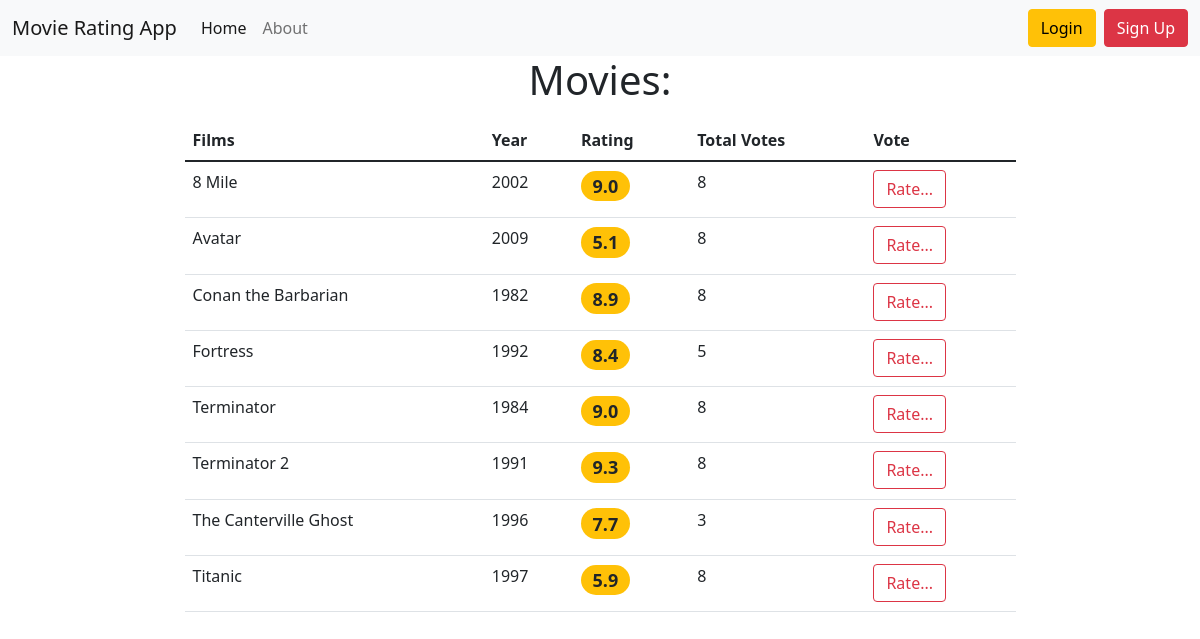
The page / on the database its author committed.
### movie_rating/models.py (models this page shows, shortened)
class Movie(models.Model):
    title = models.CharField(max_length=55, unique=True)
    slug = models.SlugField(unique=True)
    description = models.TextField()
    year = models.PositiveSmallIntegerField()
    country = models.CharField(max_length=20)
    is_active = models.BooleanField(default=True)
    def get_absolute_url(self):
        return reverse('detail', kwargs={'slug': self.slug})
    @property
    def average_rating(self):
        return self.rating.filter(is_active=True).aggregate(Avg('rating'))['rating__avg']
    @property
    def count_votes(self):
        return self.rating.filter(is_active=True).aggregate(Count('rating'))['rating__count']
    class Meta:
        ordering = ['title']

### movie_rating/views.py (the view)
# urls.py: path('', HomePage.as_view(), name="home"),
class HomePage(ListView):
    model = Movie
    template_name = 'movie_rating/home.html'
    context_object_name = 'movies'
    paginate_by = 15
    def get_context_data(self, *, object_list=None, **kwargs):
        context = super().get_context_data(**kwargs)
        context['title'] = 'Home page'
        return context
    def get_queryset(self):
        return Movie.objects.filter(is_active=True)

### movie_rating/templates/movie_rating/home.html (shortened to what this page needs)
{% extends 'base.html' %}
{% load static %}
{% block content %}
<h1 class="text-center mb-3">
    Movies:
</h1>
{% if movies %}
<table class="table table-hover">
    <thead>
    <tr>
        <th scope="col">Films</th>
        <th scope="col">Year</th>
        <th scope="col">Rating</th>
        <th scope="col">Total Votes</th>
        <th scope="col">Vote</th>
    </tr>
    </thead>
    <tr>
        {% for movie in movies %}
        <td>{{ movie.title }}</td>
        <td>{{ movie.year }}</td>
        <td><h4><span class="badge rounded-pill bg-warning text-dark">{{ movie.average_rating|floatformat:1 }}</span>
        </h4></td>
        <td>{{ movie.count_votes }}</td>
        <td><a href="{{ movie.get_absolute_url }}" class="btn btn-outline-danger">Rate...</a></td>
    </tr>
    {% endfor %}
</table>
{% else %}
<p>No movies</p>
{% endif %}
{% endblock %}

### rows shown on the page
Movie: title "8 Mile", year "2002", average_rating "9.0", count_votes "8"
Movie: title "Avatar", year "2009", average_rating "5.1", count_votes "8"
Movie: title "Conan the Barbarian", year "1982", average_rating "8.9", count_votes "8"
Movie: title "Fortress", year "1992", average_rating "8.4", count_votes "5"
Movie: title "Terminator", year "1984", average_rating "9.0", count_votes "8"
Movie: title "Terminator 2", year "1991", average_rating "9.3", count_votes "8"
Movie: title "The Canterville Ghost", year "1996", average_rating "7.7", count_votes "3"
Movie: title "Titanic", year "1997", average_rating "5.9", count_votes "8"
